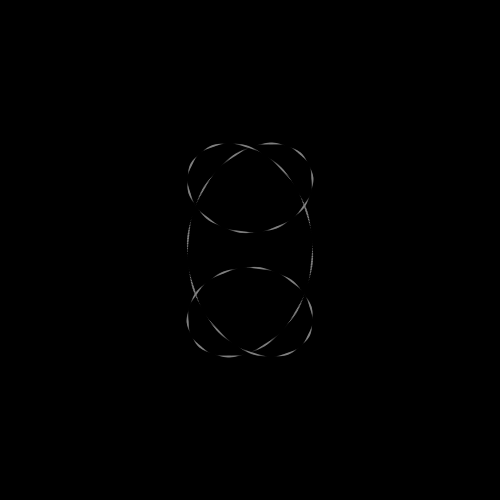
Frame 1 (no input)
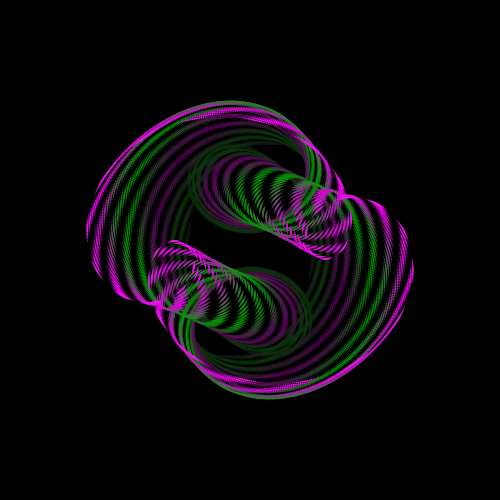
Frame 60 (the mouse pressed at the canvas centre just before this capture)
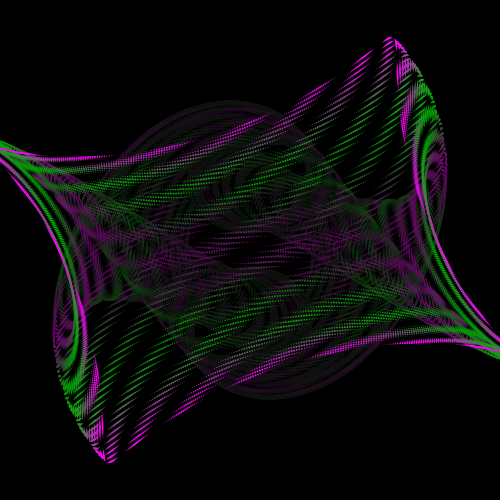
Frame 120 (the mouse held since frame 60 and released just before this capture)

The Processing sketch that drew these frames (run headless with seeded random() and noise(); from frame 60 on, the mouse is pressed at the canvas centre):

// Processing sketch: processing_128864
// ── processing_128864.pde

int nFrames = 512;
ArrayList shapes;
Phasor phasor;
Phasor phasorAmp;
Phasor phasorWidth;
Phasor phasorHeight;
Phasor phasorWeight;
Phasor phasorCycle;
float offsetX;
float offsetY;
 
class Phasor {
  float phase = 0.0;
  float inc;
   
  Phasor(float inc_) {
    inc = inc_;
  }
   
  Phasor(float inc_, float phase_) {
    inc = inc_;
    phase = phase_;
  }
 
  void update() {
    phase += inc;
     
    if (phase >= 1.0) {
      phase -= 1.0;
    }
  }
}

class Ring extends Shapes {
  float r;  // Radius
   
  Ring(float x, float y, float r_) {
    v.x = x;
    v.y = y;
    r = r_;
  }
   
  void update() {
    ellipse(v.x + offsetX, v.y + offsetY, r, r);
  }
  
}
 
class Shapes {
  PVector v;
   
  Shapes() {
    v = new PVector();
  }
   
  void update() {
  }
}

 
PVector getVCoordinates(PVector v, float d, float a) {
  return new PVector(v.x + d * cos(a), v.y + d * sin(a));
}
 
PVector getVCoordinates(float x, float y, float d, float a) {
  return new PVector(x + d * cos(a), y + d * sin(a));
}
 
void setup() {
  size(500, 500);
  background(0);
  smooth();
  shapes = new ArrayList();
  phasor = new Phasor(1.0 / (float) nFrames);
  phasorAmp = new Phasor(1.0 / (float) nFrames * 2.5, 0.5);
  phasorWidth = new Phasor(1.0 / (float) nFrames * 1.0);
  phasorHeight = new Phasor(1.0 / (float) nFrames * 1.617);
  phasorWeight = new Phasor(1.0 / (float) nFrames / 1.5, 0.75);
  phasorCycle = new Phasor(1.0 / (float) nFrames * 2.666);
   
  int nShapes = 1024;
  for (int i = 0; i < nShapes; i++) {
    PVector v = getVCoordinates(width * 0.5, height * 0.5, width * 0.125, (float) i / (float) nShapes * TWO_PI * 3);
    shapes.add(new Ring(v.x, v.y, 2));
  }
}
 
void draw() {
  // Fade last frame
  noStroke();
  fill(0, 8);
  rect(0, 0, width, height);
   
  int lsSize = shapes.size();
 
  color c = lerpColor(color(255, 0, 255), color(0, 255, 0), (sin(phasor.phase * TWO_PI * 16) + 1.0) / 2.0);
  strokeWeight(0.5);
  noStroke();
  fill(c);
  
  float amp = 180.0 * ((cos(phasorAmp.phase * TWO_PI) + 1.0) / 2.0) + 80;
  for (int i = 0; i < lsSize; i++) {
    float foo = (float) i / (float) lsSize;
    PVector v = getVCoordinates(0, 0, amp, ((float) i / (float) lsSize + phasor.phase) * TWO_PI);
    float randomness = (sin(phasorWeight.phase * TWO_PI) + 1.0) / 2.0;
    offsetX = v.x * sin(phasorWidth.phase * TWO_PI);
    offsetY = v.y * cos(phasorHeight.phase * TWO_PI);
    Ring thisShape = (Ring) shapes.get(i);
    thisShape.r = ((sin((foo + phasorCycle.phase)* TWO_PI * 32) + 1.0) / 2.0) * 2;
    thisShape.update();
  }

  phasor.update();
  phasorAmp.update();
  phasorWidth.update();
  phasorHeight.update();
  phasorWeight.update();
  phasorCycle.update();
}
